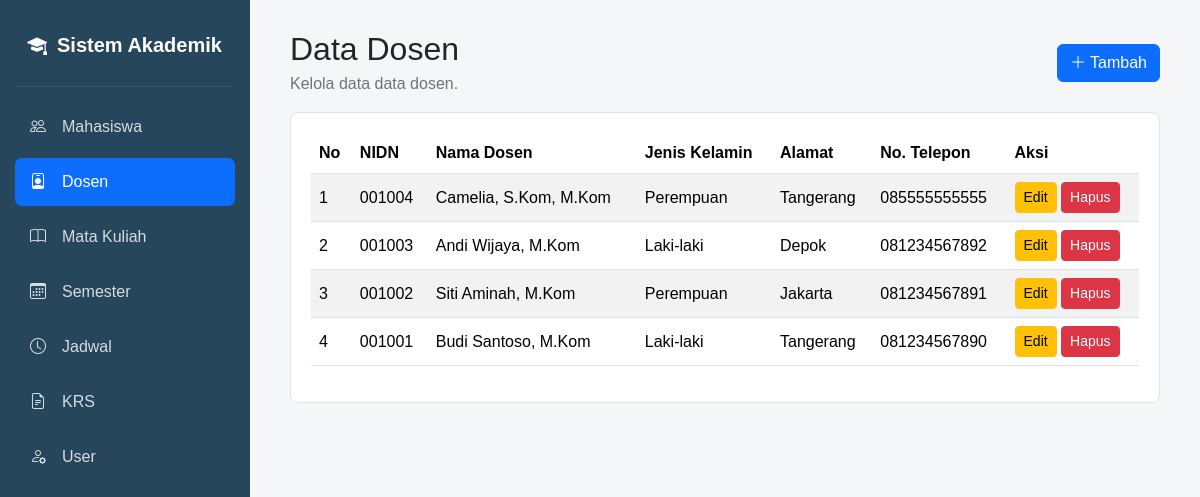
Screenshot of /dosen/index.php with the database file from the repository.
### tables this page shows
CREATE TABLE `tbl_dosen` (
  `id_dosen` int(11) NOT NULL,
  `nidn` varchar(20) NOT NULL,
  `nama_dosen` varchar(100) NOT NULL,
  `jenis_kelamin` enum('L','P') DEFAULT NULL,
  `alamat` varchar(200) DEFAULT NULL,
  `no_telp` varchar(20) DEFAULT NULL
);

### dosen/index.php (the view, shortened to what this page needs)
<?php
require_once "../config/database.php";
$limit = 5;
$page = isset($_GET['page']) ? (int) $_GET['page'] : 1;
$offset = ($page - 1) * $limit;
$sql = "
    SELECT t.*
    FROM tbl_dosen t
    ORDER BY t.id_dosen DESC
    LIMIT $limit OFFSET $offset
";
$data = mysqli_query($conn, $sql);
include "../header.php";
include "../sidebar.php";
?>
<div class="d-flex justify-content-between align-items-center mb-3">
    <div>
        <h2 class="mb-1">Data Dosen</h2>
        <p class="text-secondary mb-0">Kelola data data dosen.</p>
    </div>
    <a href="tambah.php" class="btn btn-primary">
        <i class="bi bi-plus-lg"></i> Tambah
    </a>
</div>
<div class="card-simple">
    <div class="table-responsive">
        <table class="table table-striped align-middle">
            <thead>
                <tr>
                    <th>No</th>
                    <th>NIDN</th>
                    <th>Nama Dosen</th>
                    <th>Jenis Kelamin</th>
                    <th>Alamat</th>
                    <th>No. Telepon</th>
                    <th>Aksi</th>
                </tr>
            </thead>
            <tbody>
            <?php
            $no = $offset + 1;
            while ($row = mysqli_fetch_assoc($data)):
            ?>
                <tr>
                    <td><?= $no++; ?></td>
                    <td><?= htmlspecialchars($row['nidn']); ?></td>
                    <td><?= htmlspecialchars($row['nama_dosen']); ?></td>
                    <td><?= $row['jenis_kelamin'] === 'L' ? 'Laki-laki' : 'Perempuan'; ?></td>
                    <td><?= htmlspecialchars($row['alamat']); ?></td>
                    <td><?= htmlspecialchars($row['no_telp']); ?></td>
                    <td>
                        <a href="edit.php?id=<?= $row['id_dosen']; ?>" class="btn btn-warning btn-sm">Edit</a>
                        <a href="hapus.php?id=<?= $row['id_dosen']; ?>" class="btn btn-danger btn-sm"
                           onclick="return confirm('Yakin ingin menghapus data ini?')">Hapus</a>
                    </td>
                </tr>
            <?php endwhile; ?>
            </tbody>
        </table>
    </div>
</div>
<?php include "../footer.php"; ?>

### assets/css/style.css (style rules this page uses)
body { margin: 0; background: #f5f6f8; font-family: Arial, sans-serif; }
.card-simple { background: #fff; border: 1px solid #e1e4e8; border-radius: 8px; padding: 20px; }
.table th { white-space: nowrap; }

### rows the page displays
tbl_dosen: nidn "001004", nama_dosen "Camelia, S.Kom, M.Kom", jenis_kelamin "Perempuan", alamat "Tangerang", no_telp "085555555555"
tbl_dosen: nidn "001003", nama_dosen "Andi Wijaya, M.Kom", jenis_kelamin "Laki-laki", alamat "Depok", no_telp "081234567892"
tbl_dosen: nidn "001002", nama_dosen "Siti Aminah, M.Kom", jenis_kelamin "Perempuan", alamat "Jakarta", no_telp "081234567891"
tbl_dosen: nidn "001001", nama_dosen "Budi Santoso, M.Kom", jenis_kelamin "Laki-laki", alamat "Tangerang", no_telp "081234567890"
